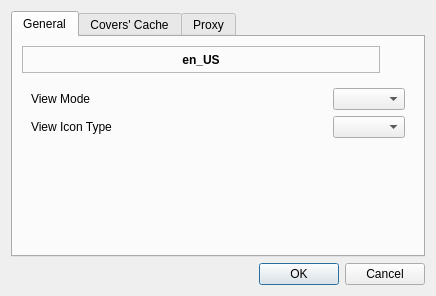
<?xml version="1.0" encoding="UTF-8"?>
<ui version="4.0">
 <class>PropertiesDialog</class>
 <widget class="QDialog" name="PropertiesDialog">
  <property name="geometry">
   <rect>
    <x>0</x>
    <y>0</y>
    <width>436</width>
    <height>296</height>
   </rect>
  </property>
  <property name="windowTitle">
   <string>Properties</string>
  </property>
  <layout class="QVBoxLayout" name="verticalLayout">
   <item>
    <widget class="QTabWidget" name="twPages">
     <property name="currentIndex">
      <number>0</number>
     </property>
     <widget class="QWidget" name="wGeneral">
      <attribute name="title">
       <string>General</string>
      </attribute>
      <layout class="QVBoxLayout" name="verticalLayout_2">
       <item>
        <layout class="QHBoxLayout" name="horizontalLayout_2">
         <item>
          <widget class="QLabel" name="lCurrentLocale">
           <property name="sizePolicy">
            <sizepolicy hsizetype="Expanding" vsizetype="Preferred">
             <horstretch>0</horstretch>
             <verstretch>0</verstretch>
            </sizepolicy>
           </property>
           <property name="font">
            <font>
             <weight>75</weight>
             <bold>true</bold>
            </font>
           </property>
           <property name="toolTip">
            <string>Application locale</string>
           </property>
           <property name="frameShape">
            <enum>QFrame::StyledPanel</enum>
           </property>
           <property name="frameShadow">
            <enum>QFrame::Sunken</enum>
           </property>
           <property name="text">
            <string notr="true">en_US</string>
           </property>
           <property name="alignment">
            <set>Qt::AlignCenter</set>
           </property>
          </widget>
         </item>
         <item>
          <widget class="QToolButton" name="tbChangeLocale">
           <property name="toolTip">
            <string>Click here to change the application locale</string>
           </property>
           <property name="icon">
            <iconset resource="../resources/resources.qrc">
             <normaloff>:/icons/languages.tsvg</normaloff>:/icons/languages.tsvg</iconset>
           </property>
           <property name="iconSize">
            <size>
             <width>20</width>
             <height>20</height>
            </size>
           </property>
           <property name="autoRaise">
            <bool>true</bool>
           </property>
          </widget>
         </item>
        </layout>
       </item>
       <item>
        <widget class="QWidget" name="widget" native="true">
         <layout class="QGridLayout" name="gridLayout_3">
          <item row="0" column="0">
           <widget class="QLabel" name="lViewMode">
            <property name="sizePolicy">
             <sizepolicy hsizetype="Expanding" vsizetype="Preferred">
              <horstretch>0</horstretch>
              <verstretch>0</verstretch>
             </sizepolicy>
            </property>
            <property name="text">
             <string>View Mode</string>
            </property>
           </widget>
          </item>
          <item row="0" column="1">
           <widget class="QComboBox" name="cbViewMode"/>
          </item>
          <item row="1" column="0">
           <widget class="QLabel" name="lIconType">
            <property name="sizePolicy">
             <sizepolicy hsizetype="Expanding" vsizetype="Preferred">
              <horstretch>0</horstretch>
              <verstretch>0</verstretch>
             </sizepolicy>
            </property>
            <property name="text">
             <string>View Icon Type</string>
            </property>
           </widget>
          </item>
          <item row="1" column="1">
           <widget class="QComboBox" name="cbViewIconType"/>
          </item>
         </layout>
        </widget>
       </item>
       <item>
        <spacer name="verticalSpacer_3">
         <property name="orientation">
          <enum>Qt::Vertical</enum>
         </property>
         <property name="sizeHint" stdset="0">
          <size>
           <width>16</width>
           <height>176</height>
          </size>
         </property>
        </spacer>
       </item>
      </layout>
     </widget>
     <widget class="QWidget" name="wCoversCache">
      <attribute name="title">
       <string>Covers' Cache</string>
      </attribute>
      <layout class="QGridLayout" name="gridLayout">
       <item row="0" column="0">
        <widget class="QLabel" name="lCachePath">
         <property name="text">
          <string>Path</string>
         </property>
        </widget>
       </item>
       <item row="0" column="1">
        <widget class="QWidget" name="wCachePathContainer" native="true">
         <layout class="QHBoxLayout" name="horizontalLayout">
          <property name="margin">
           <number>0</number>
          </property>
          <item>
           <widget class="QLineEdit" name="leCachePath"/>
          </item>
          <item>
           <widget class="QToolButton" name="tbCachePath">
            <property name="toolTip">
             <string>Browse for a folder</string>
            </property>
            <property name="icon">
             <iconset resource="../resources/resources.qrc">
              <normaloff>:/icons/folder-open.tsvg</normaloff>:/icons/folder-open.tsvg</iconset>
            </property>
            <property name="iconSize">
             <size>
              <width>20</width>
              <height>20</height>
             </size>
            </property>
            <property name="autoRaise">
             <bool>true</bool>
            </property>
           </widget>
          </item>
         </layout>
        </widget>
       </item>
       <item row="1" column="0">
        <spacer name="horizontalSpacer">
         <property name="orientation">
          <enum>Qt::Horizontal</enum>
         </property>
         <property name="sizeType">
          <enum>QSizePolicy::Preferred</enum>
         </property>
         <property name="sizeHint" stdset="0">
          <size>
           <width>69</width>
           <height>16</height>
          </size>
         </property>
        </spacer>
       </item>
       <item row="1" column="1">
        <widget class="QCheckBox" name="cbCacheUseTemporary">
         <property name="text">
          <string>Use the system temporary directory</string>
         </property>
        </widget>
       </item>
       <item row="2" column="0">
        <widget class="QLabel" name="lCacheDiskSize">
         <property name="text">
          <string>Disk Size</string>
         </property>
        </widget>
       </item>
       <item row="2" column="1">
        <widget class="QSpinBox" name="sbCacheDiskSize">
         <property name="buttonSymbols">
          <enum>QAbstractSpinBox::PlusMinus</enum>
         </property>
         <property name="specialValueText">
          <string>Unlimited</string>
         </property>
         <property name="suffix">
          <string> MB</string>
         </property>
         <property name="maximum">
          <number>999999999</number>
         </property>
        </widget>
       </item>
       <item row="3" column="0" colspan="2">
        <spacer name="verticalSpacer">
         <property name="orientation">
          <enum>Qt::Vertical</enum>
         </property>
         <property name="sizeHint" stdset="0">
          <size>
           <width>365</width>
           <height>105</height>
          </size>
         </property>
        </spacer>
       </item>
      </layout>
     </widget>
     <widget class="QWidget" name="wProxy">
      <attribute name="title">
       <string>Proxy</string>
      </attribute>
      <layout class="QGridLayout" name="gridLayout_2">
       <property name="bottomMargin">
        <number>6</number>
       </property>
       <item row="0" column="0">
        <widget class="QLabel" name="lProxyType">
         <property name="text">
          <string>Type</string>
         </property>
        </widget>
       </item>
       <item row="0" column="1">
        <widget class="QComboBox" name="cbProxyType"/>
       </item>
       <item row="3" column="0">
        <widget class="QLabel" name="lProxyLogin">
         <property name="text">
          <string>Login</string>
         </property>
        </widget>
       </item>
       <item row="3" column="1">
        <widget class="QLineEdit" name="leProxyLogin">
         <property name="enabled">
          <bool>false</bool>
         </property>
        </widget>
       </item>
       <item row="4" column="0">
        <widget class="QLabel" name="lProxyPassword">
         <property name="text">
          <string>Password</string>
         </property>
        </widget>
       </item>
       <item row="4" column="1">
        <widget class="QLineEdit" name="leProxyPassword">
         <property name="enabled">
          <bool>false</bool>
         </property>
         <property name="echoMode">
          <enum>QLineEdit::PasswordEchoOnEdit</enum>
         </property>
        </widget>
       </item>
       <item row="6" column="0" colspan="2">
        <spacer name="verticalSpacer_2">
         <property name="orientation">
          <enum>Qt::Vertical</enum>
         </property>
         <property name="sizeHint" stdset="0">
          <size>
           <width>369</width>
           <height>41</height>
          </size>
         </property>
        </spacer>
       </item>
       <item row="1" column="0">
        <widget class="QLabel" name="lProxyServer">
         <property name="text">
          <string>Server</string>
         </property>
        </widget>
       </item>
       <item row="1" column="1">
        <widget class="QLineEdit" name="leProxyServer">
         <property name="enabled">
          <bool>false</bool>
         </property>
        </widget>
       </item>
       <item row="2" column="0">
        <widget class="QLabel" name="lProxyPort">
         <property name="text">
          <string>Port</string>
         </property>
        </widget>
       </item>
       <item row="2" column="1">
        <widget class="QSpinBox" name="sbProxyPort">
         <property name="enabled">
          <bool>false</bool>
         </property>
         <property name="maximum">
          <number>65535</number>
         </property>
        </widget>
       </item>
       <item row="5" column="0" colspan="2">
        <widget class="QLabel" name="lProxyWarning">
         <property name="palette">
          <palette>
           <active>
            <colorrole role="WindowText">
             <brush brushstyle="SolidPattern">
              <color alpha="255">
               <red>255</red>
               <green>0</green>
               <blue>0</blue>
              </color>
             </brush>
            </colorrole>
           </active>
           <inactive>
            <colorrole role="WindowText">
             <brush brushstyle="SolidPattern">
              <color alpha="255">
               <red>255</red>
               <green>0</green>
               <blue>0</blue>
              </color>
             </brush>
            </colorrole>
           </inactive>
           <disabled>
            <colorrole role="WindowText">
             <brush brushstyle="SolidPattern">
              <color alpha="255">
               <red>151</red>
               <green>150</green>
               <blue>150</blue>
              </color>
             </brush>
            </colorrole>
           </disabled>
          </palette>
         </property>
         <property name="font">
          <font>
           <weight>75</weight>
           <bold>true</bold>
          </font>
         </property>
         <property name="text">
          <string>PLEASE NOTE THAT THE PASSWORD IS ENCRYPTED WITH A SHIT METHOD. BE CAREFUL.</string>
         </property>
         <property name="alignment">
          <set>Qt::AlignLeading|Qt::AlignLeft|Qt::AlignTop</set>
         </property>
         <property name="wordWrap">
          <bool>true</bool>
         </property>
        </widget>
       </item>
      </layout>
     </widget>
    </widget>
   </item>
   <item>
    <widget class="QDialogButtonBox" name="dbbButtons">
     <property name="standardButtons">
      <set>QDialogButtonBox::Cancel|QDialogButtonBox::Ok</set>
     </property>
    </widget>
   </item>
  </layout>
 </widget>
 <resources>
  <include location="../resources/resources.qrc"/>
 </resources>
 <connections>
  <connection>
   <sender>dbbButtons</sender>
   <signal>accepted()</signal>
   <receiver>PropertiesDialog</receiver>
   <slot>accept()</slot>
   <hints>
    <hint type="sourcelabel">
     <x>271</x>
     <y>276</y>
    </hint>
    <hint type="destinationlabel">
     <x>283</x>
     <y>295</y>
    </hint>
   </hints>
  </connection>
  <connection>
   <sender>dbbButtons</sender>
   <signal>rejected()</signal>
   <receiver>PropertiesDialog</receiver>
   <slot>reject()</slot>
   <hints>
    <hint type="sourcelabel">
     <x>173</x>
     <y>277</y>
    </hint>
    <hint type="destinationlabel">
     <x>191</x>
     <y>295</y>
    </hint>
   </hints>
  </connection>
  <connection>
   <sender>cbCacheUseTemporary</sender>
   <signal>toggled(bool)</signal>
   <receiver>wCachePathContainer</receiver>
   <slot>setDisabled(bool)</slot>
   <hints>
    <hint type="sourcelabel">
     <x>251</x>
     <y>81</y>
    </hint>
    <hint type="destinationlabel">
     <x>367</x>
     <y>57</y>
    </hint>
   </hints>
  </connection>
 </connections>
</ui>
